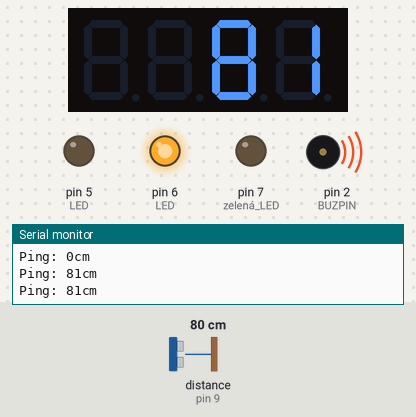
Bench run of a sketch on a simulated Arduino Uno, built with avr-gcc and run on an emulated ATmega328P. Shown: 4-digit seven-segment display, output pins drawn as LEDs (lit = HIGH), buzzer (waves = sounding), the last lines printed to the serial monitor. The test bench sets the inputs (shaded band); at power-on: distance to the obstacle (sensor on pin 9) 80 cm. The echo pulse lasts 58.3 µs per cm; pins used as bus, display or sensor lines are not drawn.

Above: at 5.1 s.
5.2 s: distance to the obstacle (sensor on pin 9) set to 2 cm
At 11.8 s:
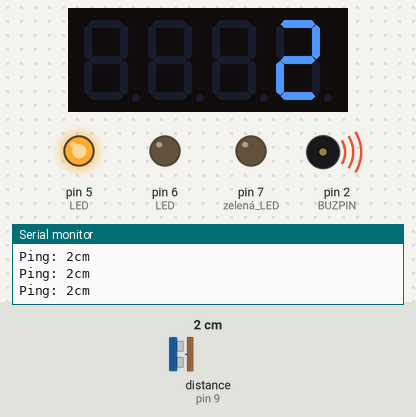
11.9 s: distance to the obstacle (sensor on pin 9) set to 120 cm
At 17.0 s:
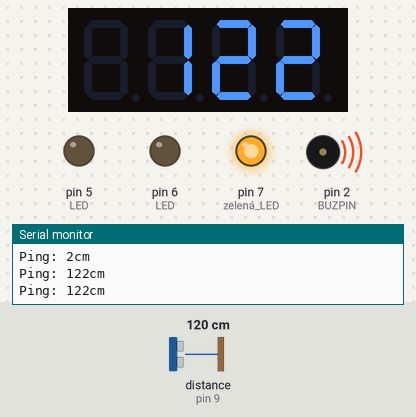
17.4 s: distance to the obstacle (sensor on pin 9) set to 9 cm
At 19.0 s:
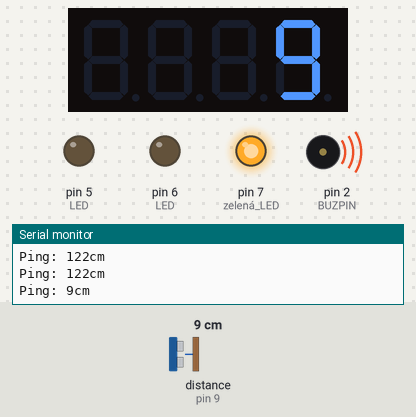
22.3 s: distance to the obstacle (sensor on pin 9) set to 153 cm
At 27.5 s:
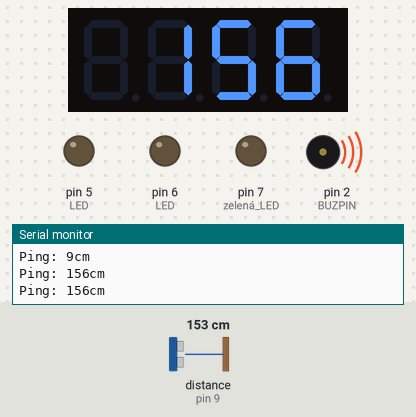
29.0 s: distance to the obstacle (sensor on pin 9) set to 4 cm
At 32.3 s:
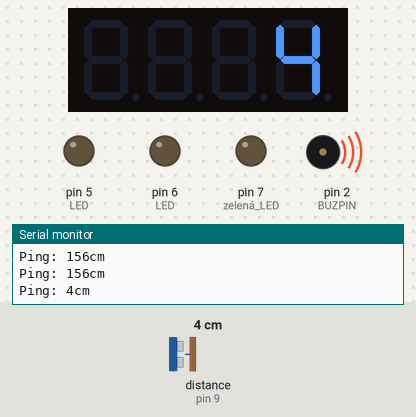
33.2 s: distance to the obstacle (sensor on pin 9) set to 103 cm
At 36.4 s:
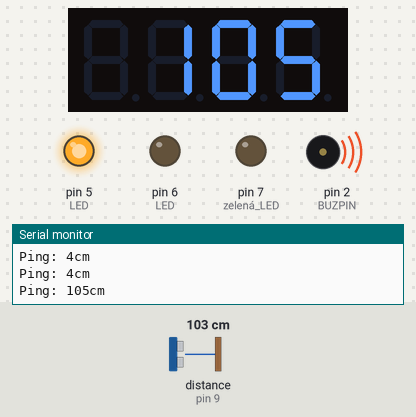
Timing chart, 0 to 40.7 s (numbered marks = the images above; inputs shaded):
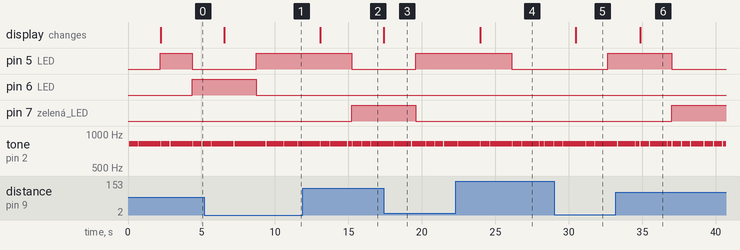

The sketch:

test.ino
```cpp
////////////////////////////
#include <Arduino.h>
#include <TM1637Display.h>
#include <NewPing.h>
#include <TimerFreeTone.h>
#define TRIGGER_PIN  10  // Arduino pin tied to trigger pin on the ultrasonic sensor.
#define ECHO_PIN     9  // Arduino pin tied to echo pin on the ultrasonic sensor.
#define MAX_DISTANCE 200 // Maximum distance we want to ping for (in centimeters). Maximum sensor distance is rated at 400-500cm.
#define BUZPIN  2

NewPing sonar(TRIGGER_PIN, ECHO_PIN, MAX_DISTANCE); // NewPing setup of pins and maximum distance.


int melody[] = { 262, 196, 196, 220, 196, 0, 247, 262 };
int duration[] = { 250, 125, 125, 250, 250, 250, 250, 250 };

// Module connection pins (Digital Pins)
#define CLK 3
#define DIO 4

// The amount of time (in milliseconds) between tests
#define TEST_DELAY  500
TM1637Display display(CLK, DIO);
uint8_t data[] = { 0x0, 0x0, 0x0, 0x0 };
/////////////////////////
unsigned long previousMillis = 0;        // will store last time LED was updated

// constants won't change:
const long interval = 50;           // interval at which to blink (milliseconds)


void setup() {
  display.setBrightness(0x0f);

  display.setSegments(data);
  Serial.begin(9600); // Open serial monitor at 9600 baud to see ping results.

  pinMode(BUZPIN, OUTPUT); // buzz pin is output to control buzzering

  pinMode(5, OUTPUT); // červená LED
  pinMode(6, OUTPUT); // žlutá LED
  pinMode(7, OUTPUT); // zelená LED
}

int frekvence(int distance){
return distance + 300;
}

int old_distanc=0;
void loop() {
  unsigned long currentMillis = millis();
  int distance;

  if (currentMillis - previousMillis >= interval) {

   distance = sonar.ping_cm();// get the distance and store it in "distance" variable
   if (abs(old_distanc - distance) > 2 ){
      old_distanc = distance;
   }
  }
                     // Wait 50ms between pings (about 20 pings/sec). 29ms should be the shortest delay between pings.
  Serial.print("Ping: ");


  Serial.print(old_distanc) ; // Send ping, get distance in cm and print result (0 = outside set distance range)
  Serial.println("cm");

  display.showNumberDec(old_distanc, false, 3,1);

for (int thisNote = 0; thisNote < 8; thisNote++) { // Loop through the notes in the array.
    TimerFreeTone(BUZPIN, frekvence, duration[thisNote]); // Play melody[thisNote] for duration[thisNote].
    delay(50); // Short delay between notes.
  }

if (distance <= 150 && distance >= 100) {
  digitalWrite(7, HIGH);  // zapínání/vypínání LED
    digitalWrite(6, LOW);
    digitalWrite(5, LOW);


}
else if (distance <= 100 && distance >= 50) {
  digitalWrite(7, LOW);
    digitalWrite(6, HIGH);
    digitalWrite(5, LOW);
}
else if (distance <= 50 && distance >= 0) {
  digitalWrite(7, LOW);
    digitalWrite(6, LOW);
    digitalWrite(5, HIGH);
}
else{
    digitalWrite(7, LOW);
    digitalWrite(6, LOW);
    digitalWrite(5, LOW);
}


}
```

Measured:
- after the input at 5.2 s, pin 5 (LED): LOW → HIGH after 3.5 s; pin 6 (LED): HIGH → LOW after 3.5 s; the display: changes after 1.3 s (image 1)
- after the input at 11.9 s, pin 5 (LED): HIGH → LOW after 3.3 s; pin 7 (zelená_LED): LOW → HIGH after 3.3 s; the display: changes after 1.2 s (image 2)
- after the input at 17.4 s, pin 5 (LED): LOW → HIGH after 2.2 s; pin 7 (zelená_LED): HIGH → LOW after 2.2 s; the display: changes at once (image 3)
- after the input at 22.3 s, pin 5 (LED): HIGH → LOW after 3.8 s; the display: changes after 1.7 s (image 4)
- after the input at 29.0 s, pin 5 (LED): LOW → HIGH after 3.7 s; the display: changes after 1.5 s (image 5)
- after the input at 33.2 s, pin 5 (LED): HIGH → LOW after 3.8 s; pin 7 (zelená_LED): LOW → HIGH after 3.8 s; the display: changes after 1.7 s (image 6)
- by itself, tone on pin 2 (BUZPIN): plays 817 Hz for 1.2 s, 817 Hz for 0.28 s, 817 Hz for 0.60 s, 817 Hz for 1.2 s, 817 Hz for 0.28 s, 817 Hz for 0.60 s … (11 notes in this stretch)
